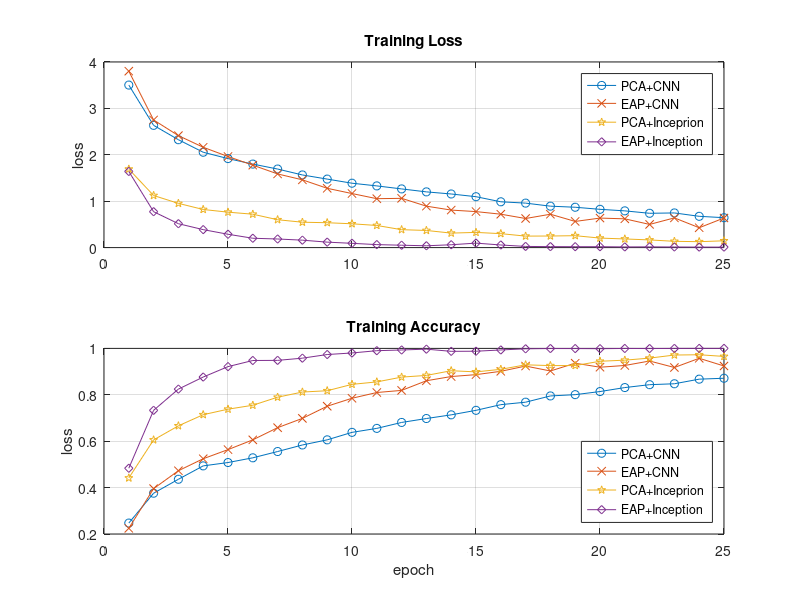

Source code (MATLAB):
clear, clc, close all;
data = load('Logger/0_PCA_CNN/logger_IndianPines.txt');
x=1:25;
loss=zeros(10,size(data,2)); j=1;
for i=1:4:40
   loss(j,:) = data(i,:);
   j = j+1;
end
std_loss = std(loss);
loss = sum(loss)/10;

acc=zeros(10,size(data,2)); j=1;
for i=3:4:40
   acc(j,:) = data(i,:);
   j = j+1;
end
std_acc = std(acc);
acc = sum(acc)/10;

figure
subplot(2,1,1)
plot(x,loss,'-o'); hold on; grid on
subplot(2,1,2)
plot(x,acc,'-o'); hold on; grid on

%%%%%%%%%%%%%%%%%%%%%%%%%%%%%
data = load('Logger/1_EAP_CNN/logger_IndianPines.txt');

loss=zeros(10,size(data,2)); j=1;
for i=1:4:40
   loss(j,:) = data(i,:);
   j = j+1;
end
std_loss = std(loss);
loss = sum(loss)/10;

acc=zeros(10,size(data,2)); j=1;
for i=3:4:40
   acc(j,:) = data(i,:);
   j = j+1;
end
std_acc = std(acc);
acc = sum(acc)/10;

subplot(2,1,1)
plot(x,loss,'-x'); grid on
subplot(2,1,2)
plot(x,acc,'-x'); grid on

%%%%%%%%%%%%%%%%%%%%%%%%%%%%%
data = load('Logger/2_PCA_INCEPTION/logger_IndianPines.txt');

loss=zeros(10,size(data,2)); j=1;
for i=1:4:40
   loss(j,:) = data(i,:);
   j = j+1;
end
std_loss = std(loss);
loss = sum(loss)/10;

acc=zeros(10,size(data,2)); j=1;
for i=3:4:40
   acc(j,:) = data(i,:);
   j = j+1;
end
std_acc = std(acc);
acc = sum(acc)/10;

subplot(2,1,1)
plot(x,loss,'-p'); grid on
subplot(2,1,2)
plot(x,acc,'-p'); grid on

%%%%%%%%%%%%%%%%%%%%%%%%%%%%%
data = load('Logger/3_EAP_INCEPTION/logger_IndianPines.txt');

loss=zeros(10,size(data,2)); j=1;
for i=1:4:40
   loss(j,:) = data(i,:);
   j = j+1;
end
std_loss = std(loss);
loss = sum(loss)/10;

acc=zeros(10,size(data,2)); j=1;
for i=3:4:40
   acc(j,:) = data(i,:);
   j = j+1;
end
std_acc = std(acc);
acc = sum(acc)/10;

%%Pavia U
%loss(1:5) = loss(1:5)-0.2;
%acc(1) = acc(1)+0.25;
%acc(2:3) = acc(2:3)+0.1;
%acc(4:5) = acc(4:5)+0.05;

%%Salinas
%loss = loss-0.005*rand(1,25);
%acc = acc-0.005*rand(1,25);

subplot(2,1,1)
plot(x,loss,'-d'); grid on
legend('PCA+CNN','EAP+CNN','PCA+Inceprion','EAP+Inception')
title('Training Loss'); ylabel('loss')
subplot(2,1,2)
plot(x,acc,'-d'); grid on
legend('PCA+CNN','EAP+CNN','PCA+Inceprion','EAP+Inception','Location','SouthEast')
title('Training Accuracy'); ylabel('loss'); xlabel('epoch')
